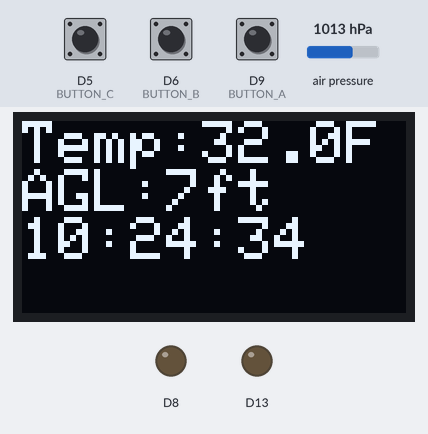
This sketch was run on a simulated Arduino MKR. Shown: 128×64 one-colour display, output pins drawn as LEDs (lit = HIGH). The test bench sets the inputs (shaded band); at power-on: D9 (BUTTON_A) HIGH, air pressure 1013 hPa, D6 (BUTTON_B) HIGH, D5 (BUTTON_C) HIGH. The local clock reads 2024-03-15 10:24:30 at power-on unless the sketch sets it; storage starts empty; what the sketch prints to the serial monitor is not drawn.

Above: at 4.3 s.
4.4 s: D9 (BUTTON_A) pulled LOW for 0.15 s
At 5.7 s:
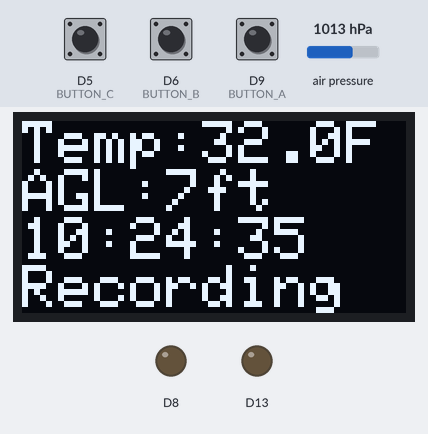
7.5 s: air pressure set to 952 hPa
At 8.8 s:
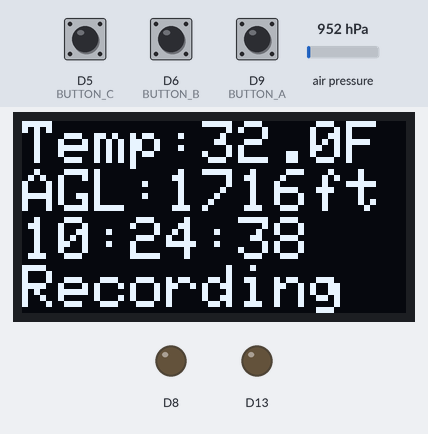
9.5 s: D6 (BUTTON_B) pulled LOW for 0.15 s
At 10.8 s:
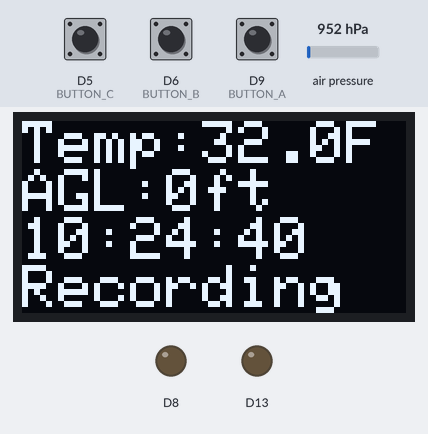
11.5 s: D5 (BUTTON_C) pulled LOW for 0.15 s
At 12.8 s:
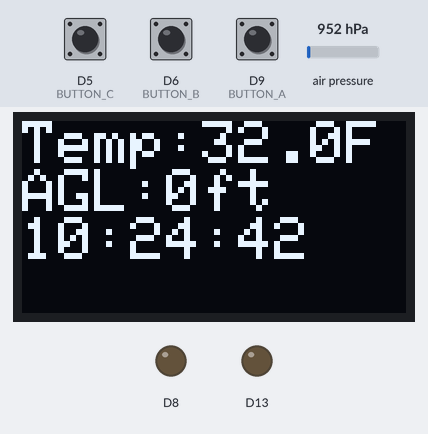
13.5 s: D9 (BUTTON_A) pulled LOW for 1 s
At 13.79 s:
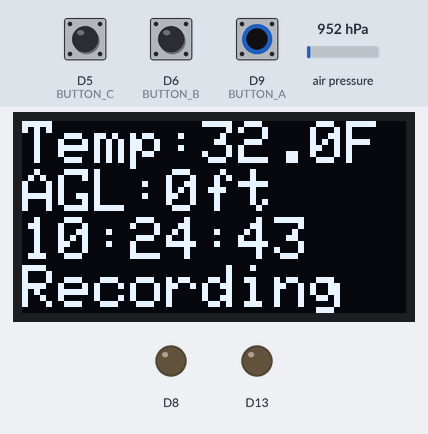
Timing chart, 0 to 13.7 s (numbered marks = the images above; inputs shaded):
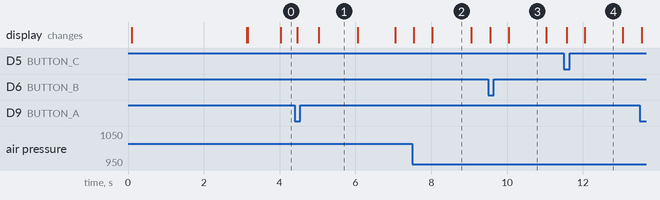

Measured:
- after the input at 4.4 s, the display: first changes after 0.06 s (image 1 shows a later state)
- after the input at 11.5 s, the display: first changes after 0.07 s (image 4 shows a later state)
- what the display in image 1 shows lasts 1.1 s, from 5.0 s to 6.1 s

The sketch:

TMSC_Altimeter_nogps_SD.ino
```cpp
#include <SPI.h>
#include <Wire.h>
#include <Adafruit_GFX.h>
#include <Adafruit_Sensor.h>
#include <Adafruit_BMP3XX.h>
#include <Adafruit_SH110X.h>
#include <SD.h>
#include <RTCZero.h>


Adafruit_SH1107 display = Adafruit_SH1107(64, 128, &Wire);

Adafruit_BMP3XX bmp;

File logfile;

RTCZero rtc;

#define BUTTON_A  9
#define BUTTON_B  6
#define BUTTON_C  5
#define BMP_SCK 13
#define BMP_MISO 12
#define BMP_MOSI 11
#define BMP_CS 10
#define SEALEVELPRESSURE_HPA (1013.25)
#define cardSelect 4

uint8_t i = 0;

float altstart = 0;
float altagl = 0;
float altft = 0;
float tempc = 0;
float tempf = 0;
int R = 0;
/* Change these values to set the current initial time */
const byte hours = 0;
const byte minutes = 0;
const byte seconds = 0;
/* Change these values to set the current initial date */
const byte day = 10;
const byte month = 11;
const byte year = 21;
String RTCtime = ("");

void setup() {

  Serial.begin(115200);

  R = 0;

  rtc.begin();
  //rtc.setTime(hours, minutes, seconds);   // Set the time
  //rtc.setDate(day, month, year);    // Set the date

  //display setup
  display.begin(0x3C, true); // Address 0x3C default
  display.clearDisplay();
  display.display();

  display.setRotation(1);

  pinMode(BUTTON_A, INPUT_PULLUP);
  pinMode(BUTTON_B, INPUT_PULLUP);
  pinMode(BUTTON_C, INPUT_PULLUP);

  // Boot message
  display.setTextSize(1);
  display.setTextColor(SH110X_WHITE);
  display.setCursor(0, 0);
  display.println("TMSC Alt/Temp Module ");
  display.println("Ver 1.0");
  display.println("Developed by ZED");
  display.println("Don't forget to tap!");
  display.println("");
  display.display();


  //Altimeter setup
  float SEALEVELPRESSURE = (1013.25);

  if (!bmp.begin_I2C()) {   // hardware I2C mode, can pass in address & alt Wire
    display.println("Could not find a valid BMP3 sensor, check wiring!");
    display.display();
    while (1);
  }

  // Set up oversampling and filter initialization
  bmp.setTemperatureOversampling(BMP3_OVERSAMPLING_8X);
  bmp.setPressureOversampling(BMP3_OVERSAMPLING_4X);
  bmp.setIIRFilterCoeff(BMP3_IIR_FILTER_COEFF_3);
  bmp.setOutputDataRate(BMP3_ODR_50_HZ);

  pinMode(13, OUTPUT);
  pinMode(8, OUTPUT);

  // see if the card is present and can be initialized:
  if (!SD.begin(cardSelect)) {
    display.println("Card init. failed!");
    display.display();
    R = 2;
  }


  Serial.println("Ready!");


  delay(3000);

  display.clearDisplay();
  display.display();
  display.setTextSize(2);

}


void loop() {

  altimeter();

  writedisplay();

  buttons();

  sdwrite();


}


void altimeter() {
  // Get temp
  float tempc = (bmp.temperature);
  //conver C to F
  tempf = (tempc * 1.8) + 32;

  //get alt and convert to AGL
  float altagl = ((bmp.readAltitude(SEALEVELPRESSURE_HPA)) - altstart);
  //convert M to Ft
  altft = (altagl * 3.281);
}


void writedisplay() {
  Serial.println("writedisplay");
  Serial.println(R);

  display.clearDisplay();
  display.setCursor(0, 0);
  display.print ("Temp:");
  display.print (tempf, 1);
  display.println("F");
  display.print("AGL:");
  display.print(altft, 0);
  display.println("ft");
  if (rtc.getHours() < 10)
    display.print("0");
  display.print(rtc.getHours());
  display.print(':');
  if (rtc.getMinutes() < 10)
    display.print("0");
  display.print(rtc.getMinutes());
  display.print(':');
  if (rtc.getSeconds() < 10)
    display.print("0");
  display.println(rtc.getSeconds());
  if (R == 1)
    display.println ("Recording");  //record indication
  if (R == 2)
    display.println (" No Card");
  display.display();
}


void buttons() {
  //Serial.println("buttons");
  if (!digitalRead(BUTTON_B)) altstart = (bmp.readAltitude(SEALEVELPRESSURE_HPA));
  if (!digitalRead(BUTTON_A)) {
    if (R == 0) {
      R = 1;
      String filename = ("/");
      filename += rtc.getHours();
      filename += rtc.getMinutes();
      filename += rtc.getSeconds();
      filename += ".csv";

      logfile = SD.open(filename, FILE_WRITE);
      if ( ! logfile ) {
        display.print("Couldnt create ");
        display.println(filename);
        display.display();
        }
      Serial.print("Writing to ");
      Serial.println(filename);
      }

  }
  if (!digitalRead(BUTTON_C)) {
    R = 0;
    logfile.close();
    }
}


void sdwrite() {
  if (R == 1){
  Serial.println("writeSD");
  String RTCtime = ("");
  Serial.println("1");
  if (rtc.getHours() < 10)
    RTCtime += "0";
  RTCtime += rtc.getHours();
  Serial.println("2");
  RTCtime += ":";
  if (rtc.getMinutes() < 10)
    RTCtime += "0";
  RTCtime += rtc.getMinutes();
  Serial.println("3");
  RTCtime += ":";
  if (rtc.getSeconds() < 10)
    RTCtime += "0";
  RTCtime += rtc.getSeconds();
  Serial.println("4");
  digitalWrite(8, HIGH);
  Serial.println("5");
  logfile.print(RTCtime); logfile.print(" , "); logfile.print(tempf, 1); logfile.print(" , "); logfile.println(altft, 0);
  Serial.print(RTCtime); Serial.print(" "); Serial.print(altft, 0); Serial.println("ft");
  Serial.println("6");
  digitalWrite(8, LOW);
  Serial.println("7");
  logfile.flush();
  Serial.println("8");

  }
}
```
